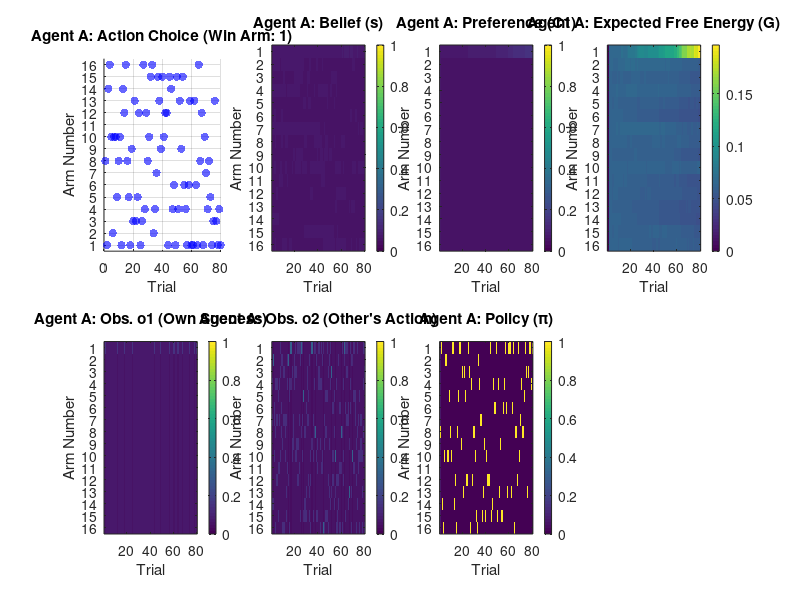
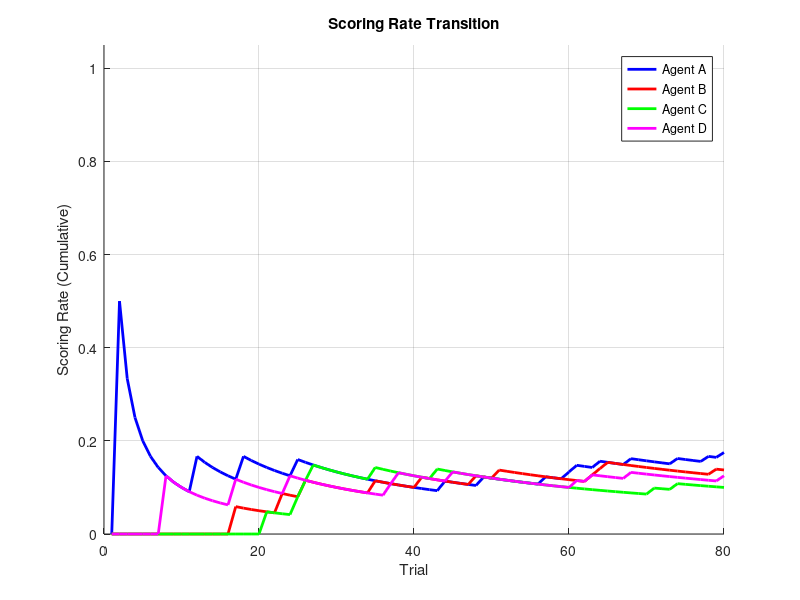

Write MATLAB code to recreate these figures, in order. (Note: this script raises an error after producing the figures.)
%% 社会的探索を行う能動的推論モデル (エージェント4人版)
% =========================================================================
clear;
close all;
clc;

%% ヘルパー関数
function y = softmax(x)
    % 数値的安定性のための修正
    x_shifted = x - max(x);
    y = exp(x_shifted) / sum(exp(x_shifted));
end

%% ステップ 0: 初期化
% -------------------------------------------------------------------------
% シミュレーション設定
num_trials = 80; % 総試行回数
num_arms = 16;    % バンディットの腕の数

alpha = 0.1;

% 微小値
epsilon = 1e-9;

% 選好の重み
w_reward = 0.8;
w_social = 1.0 - w_reward;

% 環境設定
winning_arm = randi(num_arms); % 当たりの腕をランダムに決定
fprintf('環境設定: 当たりのレバーは %d 番です。\n\n', winning_arm);

% --- 生成モデルの定義 ---
% A: 尤度行列 (観測は正確)
A = {eye(num_arms), eye(num_arms)};

% B: 遷移行列 (行動iは状態iへ決定論的に遷移)
B = cell(num_arms, 1);
for i = 1:num_arms
    B{i} = zeros(num_arms, num_arms);
    B{i}(i, :) = 1;
end

% --- エージェントの初期化 ---
% エージェントA
agent_A.s = ones(num_arms, 1) / num_arms;
agent_A.pi = ones(num_arms, 1) / num_arms;
agent_A.o1_cum = zeros(num_arms, 1);
agent_A.o2_cum = zeros(num_arms, 1);
C_o1_A = softmax(agent_A.o1_cum);
C_o2_A = softmax(agent_A.o2_cum);

% 他のエージェントも同様に初期化
agent_B = agent_A;
C_o1_B = C_o1_A;
C_o2_B = C_o2_A;

agent_C = agent_A;
C_o1_C = C_o1_A;
C_o2_C = C_o2_A;

% ★★★ エージェントDを追加 ★★★
agent_D = agent_A;
C_o1_D = C_o1_A;
C_o2_D = C_o2_A;

% --- 履歴の保存用変数 ---
history = struct(); % 構造体を初期化

% ★★★ エージェントDの履歴変数を追加 ★★★
agents = {'A', 'B', 'C', 'D'};
for i = 1:length(agents)
    agent_name = agents{i};
    history.(['actions_', agent_name]) = zeros(1, num_trials);
    history.(['beliefs_', agent_name]) = zeros(num_arms, num_trials);
    history.(['g_', agent_name]) = zeros(num_arms, num_trials);
    history.(['c1_', agent_name]) = zeros(num_arms, num_trials);
    history.(['c2_', agent_name]) = zeros(num_arms, num_trials);
    history.(['pi_', agent_name]) = zeros(num_arms, num_trials);
    history.(['o1_', agent_name]) = zeros(num_arms, num_trials);
    history.(['o2_', agent_name]) = zeros(num_arms, num_trials);
end


%% シミュレーションループ
% =========================================================================
fprintf('シミュレーションを開始します...\n');
for t = 1:num_trials
    fprintf('--- トライアル %d ---\n', t);

    if t == 1
        % 初回はランダムに行動を選択
        action_A = randi(num_arms);
        action_B = randi(num_arms);
        action_C = randi(num_arms);
        action_D = randi(num_arms); % ★Dの行動を追加

        agent_A.pi(action_A) = 1;
        agent_B.pi(action_B) = 1;
        agent_C.pi(action_C) = 1;
        agent_D.pi(action_D) = 1; % ★Dの方策を更新
    else
        % ステップ 1: 期待自由エネルギー (G) の計算
        % --- エージェントA ---
        Qc_A = kron(C_o1_A, C_o2_A); G_A = zeros(num_arms, 1);
        for i = 1:num_arms
            Qs_A = kron(A{1}*(B{i}*agent_A.s), A{2}*(B{i}*agent_A.s));
            G_A(i) = Qs_A' * (log(Qs_A + epsilon) - log(Qc_A + epsilon));
        end

        % --- エージェントB ---
        Qc_B = kron(C_o1_B, C_o2_B); G_B = zeros(num_arms, 1);
        for i = 1:num_arms
            Qs_B = kron(A{1}*(B{i}*agent_B.s), A{2}*(B{i}*agent_B.s));
            G_B(i) = Qs_B' * (log(Qs_B + epsilon) - log(Qc_B + epsilon));
        end

        % --- エージェントC ---
        Qc_C = kron(C_o1_C, C_o2_C); G_C = zeros(num_arms, 1);
        for i = 1:num_arms
            Qs_C = kron(A{1}*(B{i}*agent_C.s), A{2}*(B{i}*agent_C.s));
            G_C(i) = Qs_C' * (log(Qs_C + epsilon) - log(Qc_C + epsilon));
        end

        % ★★★ エージェントDのG計算を追加 ★★★
        Qc_D = kron(C_o1_D, C_o2_D); G_D = zeros(num_arms, 1);
        for i = 1:num_arms
            Qs_D = kron(A{1}*(B{i}*agent_D.s), A{2}*(B{i}*agent_D.s));
            G_D(i) = Qs_D' * (log(Qs_D + epsilon) - log(Qc_D + epsilon));
        end

        % Gをソフトマックス関数で変換し行動選択
        transformed_G_A = softmax(-G_A); action_A = find(rand < cumsum(transformed_G_A), 1);
        transformed_G_B = softmax(-G_B); action_B = find(rand < cumsum(transformed_G_B), 1);
        transformed_G_C = softmax(-G_C); action_C = find(rand < cumsum(transformed_G_C), 1);
        transformed_G_D = softmax(-G_D); action_D = find(rand < cumsum(transformed_G_D), 1); % ★Dの行動を選択

        % 方策(pi)を更新
        agent_A.pi(:) = 0; agent_A.pi(action_A) = 1;
        agent_B.pi(:) = 0; agent_B.pi(action_B) = 1;
        agent_C.pi(:) = 0; agent_C.pi(action_C) = 1;
        agent_D.pi(:) = 0; agent_D.pi(action_D) = 1; % ★Dの方策を更新
    end

    % ステップ 3: 観測の生成
    o1_A = zeros(num_arms, 1); if action_A == winning_arm; o1_A(action_A) = 1; end
    o1_B = zeros(num_arms, 1); if action_B == winning_arm; o1_B(action_B) = 1; end
    o1_C = zeros(num_arms, 1); if action_C == winning_arm; o1_C(action_C) = 1; end
    o1_D = zeros(num_arms, 1); if action_D == winning_arm; o1_D(action_D) = 1; end % ★Dの個人的観測

    % ★★★ 社会的観測を他の3エージェントの行動から生成 ★★★
    o2_A_vec = zeros(num_arms, 1); o2_A_vec(action_B) = o2_A_vec(action_B)+1; o2_A_vec(action_C) = o2_A_vec(action_C)+1; o2_A_vec(action_D) = o2_A_vec(action_D)+1;
    o2_B_vec = zeros(num_arms, 1); o2_B_vec(action_A) = o2_B_vec(action_A)+1; o2_B_vec(action_C) = o2_B_vec(action_C)+1; o2_B_vec(action_D) = o2_B_vec(action_D)+1;
    o2_C_vec = zeros(num_arms, 1); o2_C_vec(action_A) = o2_C_vec(action_A)+1; o2_C_vec(action_B) = o2_C_vec(action_B)+1; o2_C_vec(action_D) = o2_C_vec(action_D)+1;
    o2_D_vec = zeros(num_arms, 1); o2_D_vec(action_A) = o2_D_vec(action_A)+1; o2_D_vec(action_B) = o2_D_vec(action_B)+1; o2_D_vec(action_C) = o2_D_vec(action_C)+1;

    o1_A = softmax(o1_A); o1_B = softmax(o1_B); o1_C = softmax(o1_C); o1_D = softmax(o1_D);
    o2_A = softmax(o2_A_vec); o2_B = softmax(o2_B_vec); o2_C = softmax(o2_C_vec); o2_D = softmax(o2_D_vec);

    % ステップ 4: 信念 (s) の更新
    s_prev_A = agent_A.s; s_prev_B = agent_B.s; s_prev_C = agent_C.s; s_prev_D = agent_D.s;

    % --- エージェントA ---
    ln_s_prior_A = log(B{action_A}'*s_prev_A + epsilon);
    X_A = w_reward * (log(A{1}'*o1_A + epsilon)) + w_social * (log(A{2}'*o2_A + epsilon));
    log_s_posterior_A = ln_s_prior_A + X_A;
    agent_A.s = softmax((1 - alpha) * log(s_prev_A + epsilon) + alpha * log_s_posterior_A);

    % --- エージェントB ---
    ln_s_prior_B = log(B{action_B}'*s_prev_B + epsilon);
    X_B = w_reward * (log(A{1}'*o1_B + epsilon)) + w_social * (log(A{2}'*o2_B + epsilon));
    log_s_posterior_B = ln_s_prior_B + X_B;
    agent_B.s = softmax((1 - alpha) * log(s_prev_B + epsilon) + alpha * log_s_posterior_B);

    % --- エージェントC ---
    ln_s_prior_C = log(B{action_C}'*s_prev_C + epsilon);
    X_C = w_reward * (log(A{1}'*o1_C + epsilon)) + w_social * (log(A{2}'*o2_C + epsilon));
    log_s_posterior_C = ln_s_prior_C + X_C;
    agent_C.s = softmax((1 - alpha) * log(s_prev_C + epsilon) + alpha * log_s_posterior_C);

    % ★★★ エージェントDの信念更新を追加 ★★★
    ln_s_prior_D = log(B{action_D}'*s_prev_D + epsilon);
    X_D = w_reward * (log(A{1}'*o1_D + epsilon)) + w_social * (log(A{2}'*o2_D + epsilon));
    log_s_posterior_D = ln_s_prior_D + X_D;
    agent_D.s = softmax((1 - alpha) * log(s_prev_D + epsilon) + alpha * log_s_posterior_D);

    % ステップ 5: 事前選好 (C) の更新
    agent_A.o1_cum = agent_A.o1_cum + w_reward*o1_A; agent_A.o2_cum = agent_A.o2_cum + w_social*o2_A;
    agent_B.o1_cum = agent_B.o1_cum + w_reward*o1_B; agent_B.o2_cum = agent_B.o2_cum + w_social*o2_B;
    agent_C.o1_cum = agent_C.o1_cum + w_reward*o1_C; agent_C.o2_cum = agent_C.o2_cum + w_social*o2_C;
    agent_D.o1_cum = agent_D.o1_cum + w_reward*o1_D; agent_D.o2_cum = agent_D.o2_cum + w_social*o2_D; % ★Dを追加

    C_o1_A = softmax(agent_A.o1_cum); C_o2_A = softmax(agent_A.o2_cum);
    C_o1_B = softmax(agent_B.o1_cum); C_o2_B = softmax(agent_B.o2_cum);
    C_o1_C = softmax(agent_C.o1_cum); C_o2_C = softmax(agent_C.o2_cum);
    C_o1_D = softmax(agent_D.o1_cum); C_o2_D = softmax(agent_D.o2_cum); % ★Dを追加

    % ステップ 6: 全てのデータを履歴に記録
    history.actions_A(t) = action_A; history.actions_B(t) = action_B; history.actions_C(t) = action_C; history.actions_D(t) = action_D;
    history.beliefs_A(:, t) = agent_A.s; history.beliefs_B(:, t) = agent_B.s; history.beliefs_C(:, t) = agent_C.s; history.beliefs_D(:, t) = agent_D.s;
    if t > 1
        history.g_A(:, t) = transformed_G_A; history.g_B(:, t) = transformed_G_B; history.g_C(:, t) = transformed_G_C; history.g_D(:, t) = transformed_G_D;
    end
    history.c1_A(:, t) = C_o1_A; history.c1_B(:, t) = C_o1_B; history.c1_C(:, t) = C_o1_C; history.c1_D(:, t) = C_o1_D;
    history.c2_A(:, t) = C_o2_A; history.c2_B(:, t) = C_o2_B; history.c2_C(:, t) = C_o2_C; history.c2_D(:, t) = C_o2_D;
    history.pi_A(:, t) = agent_A.pi; history.pi_B(:, t) = agent_B.pi; history.pi_C(:, t) = agent_C.pi; history.pi_D(:, t) = agent_D.pi;
    history.o1_A(:, t) = o1_A; history.o1_B(:, t) = o1_B; history.o1_C(:, t) = o1_C; history.o1_D(:, t) = o1_D;
    history.o2_A(:, t) = o2_A; history.o2_B(:, t) = o2_B; history.o2_C(:, t) = o2_C; history.o2_D(:, t) = o2_D;
end
fprintf('シミュレーション完了。\n');


%% シミュレーション結果の可視化スクリプト (ウィンドウを分割)
% =========================================================================
fprintf('結果をプロットします...\n');

trials_vec = 1:num_trials;

%% --- エージェントAのグラフ (Figure 1) ---
figure('Name', 'Agent A: Simulation Dynamics', 'Position', [10, 300, 1200, 600]);

% 1. Action Choice
subplot(2, 4, 1);
scatter(trials_vec, history.actions_A, 36, 'b', 'filled', 'MarkerFaceAlpha', 0.6);
title(['Agent A: Action Choice (Win Arm: ' num2str(winning_arm) ')']);
xlabel('Trial'); ylabel('Arm Number'); ylim([0.5, num_arms + 0.5]); yticks(1:num_arms); grid on;

% 2. Belief (s)
subplot(2, 4, 2);
imagesc(trials_vec, 1:num_arms, history.beliefs_A);
title('Agent A: Belief (s)');
xlabel('Trial'); ylabel('Arm Number'); yticks(1:num_arms); colorbar; caxis([0 1]);

% 3. Preference (C1)
subplot(2, 4, 3);
imagesc(trials_vec, 1:num_arms, history.c1_A);
title('Agent A: Preference (C1)');
xlabel('Trial'); ylabel('Arm Number'); yticks(1:num_arms); colorbar; caxis([0 1]);

% 4. Expected Free Energy (G)
subplot(2, 4, 4);
imagesc(trials_vec, 1:num_arms, history.g_A);
title('Agent A: Expected Free Energy (G)');
xlabel('Trial'); ylabel('Arm Number'); yticks(1:num_arms); colorbar;

% 5. Observation o1 (Own Success)
subplot(2, 4, 5);
imagesc(trials_vec, 1:num_arms, history.o1_A);
title('Agent A: Obs. o1 (Own Success)');
xlabel('Trial'); ylabel('Arm Number'); yticks(1:num_arms); colorbar; caxis([0 1]);

% 6. Observation o2 (Other's Action)
subplot(2, 4, 6);
imagesc(trials_vec, 1:num_arms, history.o2_A);
title('Agent A: Obs. o2 (Other''s Action)');
xlabel('Trial'); ylabel('Arm Number'); yticks(1:num_arms); colorbar; caxis([0 1]);

% 7. Policy (pi)
subplot(2, 4, 7);
imagesc(trials_vec, 1:num_arms, history.pi_A);
title('Agent A: Policy (\pi)');
xlabel('Trial'); ylabel('Arm Number'); yticks(1:num_arms); colorbar; caxis([0 1]);



%% --- パフォーマンスの可視化 (得点率の推移) ---
fprintf('得点率をプロットします...\n');

% 試行回数のベクトルを定義
trials_vec = 1:num_trials;

% 1. 得点率の計算
% 各試行で正解したかどうかを判定
is_correct_A = (history.actions_A == winning_arm);
is_correct_B = (history.actions_B == winning_arm);
is_correct_C = (history.actions_C == winning_arm);
is_correct_D = (history.actions_D == winning_arm); % ★エージェントDの正解判定を追加

% 各試行までの正解数の累計を計算
cumulative_correct_A = cumsum(is_correct_A);
cumulative_correct_B = cumsum(is_correct_B);
cumulative_correct_C = cumsum(is_correct_C);
cumulative_correct_D = cumsum(is_correct_D); % ★エージェントDの累計を追加

% 各試行までの得点率を計算
scoring_rate_A = cumulative_correct_A ./ trials_vec;
scoring_rate_B = cumulative_correct_B ./ trials_vec;
scoring_rate_C = cumulative_correct_C ./ trials_vec;
scoring_rate_D = cumulative_correct_D ./ trials_vec; % ★エージェントDの得点率を追加

% 2. 新しいFigureを作成してプロット
figure('Name', 'Performance Comparison: Scoring Rate');
hold on; % 複数のプロットを重ね書きする設定

% 各エージェントの得点率をプロット
plot(trials_vec, scoring_rate_A, 'b-', 'LineWidth', 2, 'DisplayName', 'Agent A');
plot(trials_vec, scoring_rate_B, 'r-', 'LineWidth', 2, 'DisplayName', 'Agent B');
plot(trials_vec, scoring_rate_C, 'g-', 'LineWidth', 2, 'DisplayName', 'Agent C');
plot(trials_vec, scoring_rate_D, 'm-', 'LineWidth', 2, 'DisplayName', 'Agent D'); % ★エージェントDのプロットを追加

hold off; % 重ね書き設定を終了

% グラフの体裁を整える
title('Scoring Rate Transition');
xlabel('Trial');
ylabel('Scoring Rate (Cumulative)');
legend('show'); % 凡例を表示
grid on;
ylim([0 1.05]);

% チャンスレベルの線を追加
chance_level = 1 / num_arms;
yline(chance_level, 'k--', 'DisplayName', sprintf('Chance Level (%.2f)', chance_level));

fprintf('得点率プロット完了。\n');
